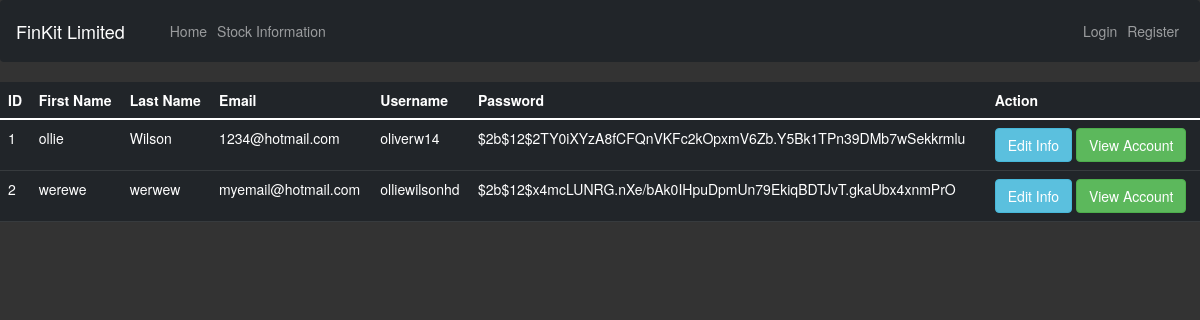
/admin, run on an earlier commit of the app's database.
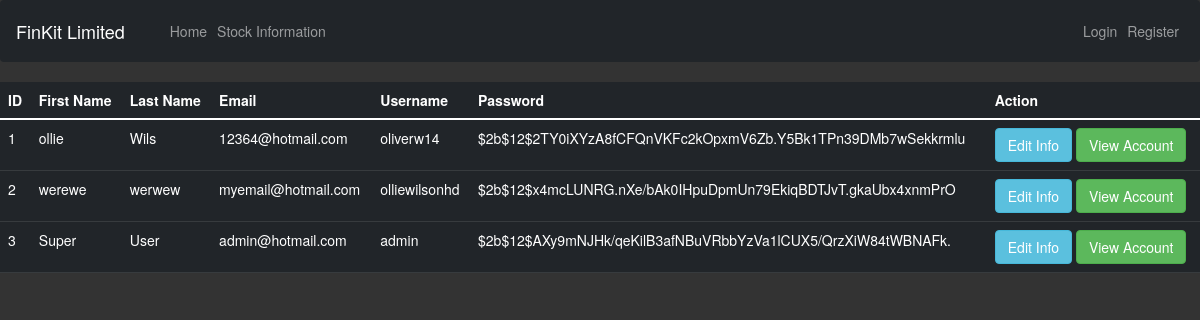
And on a later commit of the database.
### FinKit/models.py (models this page shows, shortened)
class User(db.Model, UserMixin):
    id = db.Column(db.Integer(), primary_key=True)
    Username = db.Column(db.String(length=30), nullable=False, unique=True)
    FirstName = db.Column(db.String(length=30), nullable=False)
    LastName = db.Column(db.String(length=30), nullable=False)
    Email = db.Column(db.String(length=50), nullable=False, unique=True)
    Password_hash = db.Column(db.String(60), nullable=False)
    @property
    def password(self):
        return self.password

### FinKit/routes.py (the view)
@app.route('/admin')
def admin_page():
    users = User.query.all()
    return render_template('adminPage.html', Users=users )

### FinKit/templates/adminPage.html (shortened to what this page needs)
{% extends 'base.html' %}
{% block content %}
      <table class="table table-hover table-dark">
        <thead>
            <tr>
                <th scope="col">ID</th>
                <th scope="col">First Name</th>
                <th scope="col">Last Name</th>
                <th scope="col">Email</th>
                <th scope="col">Username</th>
                <th scope="col">Password</th>
                <th scope="col">Action</th>
            </tr>
        </thead>
        <tbody>
            {% for user in Users %}
                <tr>
                    <td>{{ user.id }}</td>
                    <td>{{ user.FirstName }}</td>
                    <td>{{ user.LastName }}</td>
                    <td>{{ user.Email }}</td>
                    <td>{{ user.Username }}</td>
                    <td>{{ user.Password_hash }}</td>
                    <td>
                        <button class="btn btn-outline btn-info">Edit Info</button>
                        <a href="{{ url_for('account_page', id=user.id) }}"><button class="btn btn-outline btn-success">View Account</button></a>
                    </td>
                </tr>
            {% endfor %}
        </tbody>
    </table>
{% endblock %}

### FinKit/templates/base.html (shortened to what this page needs)
<!doctype html>
<html lang="en">
  <head>
    <link href="https://cdn.jsdelivr.net/npm/bootstrap@5.0.2/dist/css/bootstrap.min.css" rel="stylesheet">
  </head>
  <body>
    <nav class="navbar navbar-expand-md navbar-dark bg-dark">
      <a class="navbar-brand" href="#">FinKit Limited</a>
      <div class="collapse navbar-collapse" id="navbarNav">
        <ul class="navbar-nav mr-auto">
            <li class="nav-item active">
                <a class="nav-link" href="{{ url_for('home_page') }}">Home <span class="sr-only">(current)</span></a>
            </li>
            <li class="nav-item">
                <a class="nav-link" href="{{ url_for('stock_page') }}">Stock Information</a>
            </li>
        </ul>
        {% if current_user.is_authenticated %}
        <ul class="navbar-nav">
          <li class="nav-item">
            {%if current_user.id == 3 %}
              <a class="nav-link" href="{{ url_for('admin_page') }}">{{ current_user.Username }}</a>
            {% else %}
              <a class="nav-link" href="{{ url_for('account_page', id=current_user.id) }}">{{ current_user.Username }}</a>
            {% endif %}
          </li>
          <li class="nav-item">
            <a class="nav-link" href="{{ url_for('logout_page') }}">Logout</a>
          </li>
        </ul>
        {% else %}
        <ul class="navbar-nav float-lg-end">
          <li class="nav-item">
              <a class="nav-link" href="{{ url_for('login_page') }}">Login</a>
          </li>
          <li class="nav-item">
              <a class="nav-link" href="{{ url_for('register_page') }}">Register</a>
          </li>
      </ul>
        {% endif %}
      </div>
    </nav>
      {% block content %}
      {% endblock %}
    <link rel="stylesheet" href="https://maxcdn.bootstrapcdn.com/bootstrap/3.4.1/css/bootstrap.min.css">
  </body>
</html>

### FinKit/templates/base.html (style rules this page uses)
body { background-color: #333333; color: white; }

What changed in the data, as far as the page shows it:
changed User "ollie": LastName "Wilson" → "Wils"; Email "1234@hotmail.com" → "12364@hotmail.com"
added User: id "3", FirstName "Super", LastName "User", Email "admin@hotmail.com", Username "admin", Password_hash "$2b$12$AXy9mNJHk/qeKilB3afNBuVRbbYzVa1lCUX5/QrzXiW84tWBNAFk."
